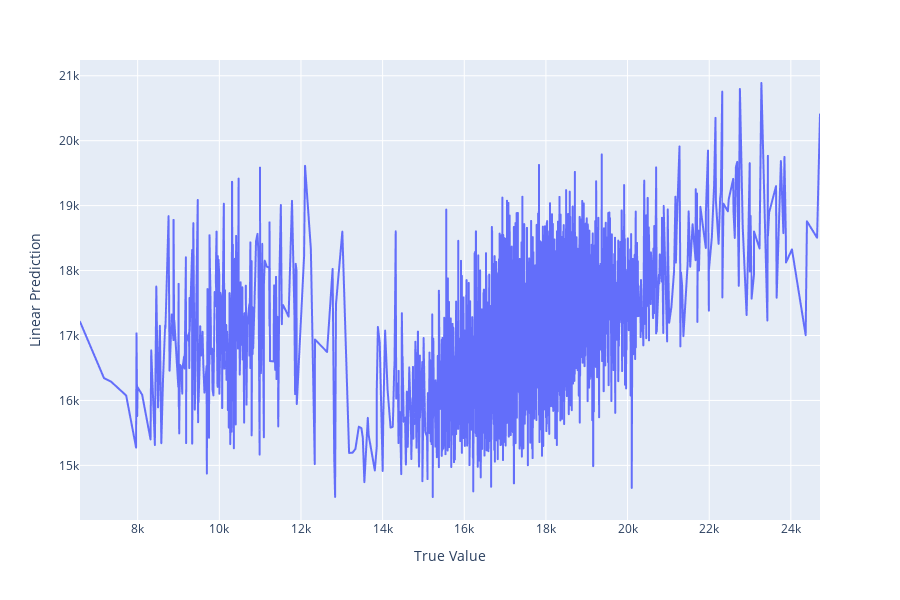

Notebook cell for this chart:
### Code cell
import plotly.express as px

fig = px.line(df, x="True Value", y="Linear Prediction")
fig.show()

### Figure 1 — Plotly figure (JSON) as saved in the notebook; plotly's stock layout.template omitted (floating-point values rounded to 4 significant figures; data arrays with more than 128 entries replaced by an {"elided": "..."} marker saying what was removed)
{"data": [{"hoverlabel": {"namelength": 0}, "hovertemplate": "True Value=%{x}<br>Linear Prediction=%{y}", "legendgroup": "", "line": {"color": "#636efa", "dash": "solid"}, "mode": "lines", "name": "", "showlegend": false, "type": "scattergl", "x": {"elided": "2572 int values"}, "xaxis": "x", "y": {"elided": "2572 float values"}, "yaxis": "y"}], "layout": {"height": 600, "legend": {"tracegroupgap": 0}, "margin": {"t": 60}, "xaxis": {"anchor": "y", "domain": [0, 1], "title": {"text": "True Value"}}, "yaxis": {"anchor": "x", "domain": [0, 1], "title": {"text": "Linear Prediction"}}}}
